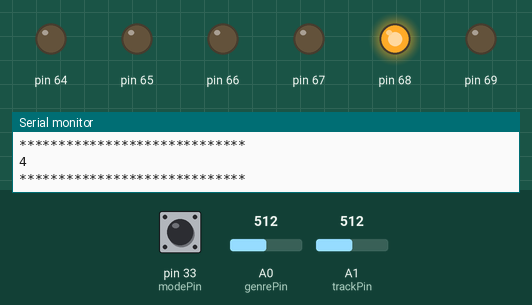
Simulated run of this sketch. Board: Arduino Mega 2560, built with avr-gcc and run on an emulated ATmega2560. On the bench: output pins drawn as LEDs (lit = HIGH), the last lines printed to the serial monitor. The test bench sets the inputs (shaded band); at power-on: A0 (genrePin) = 512, pin 33 (modePin) LOW, A1 (trackPin) = 512. The audio player accepts every command and is not drawn.

Above: at 1.7 s.
1.8 s: A0 (genrePin) set to 575
3.3 s: A0 (genrePin) set to 600
4.8 s: A0 (genrePin) set to 619
6.3 s: A0 (genrePin) set to 641
At 7.6 s:
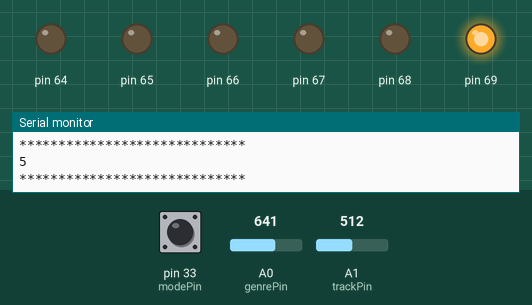
9.5 s: A0 (genrePin) set to 306
At 10.6 s:
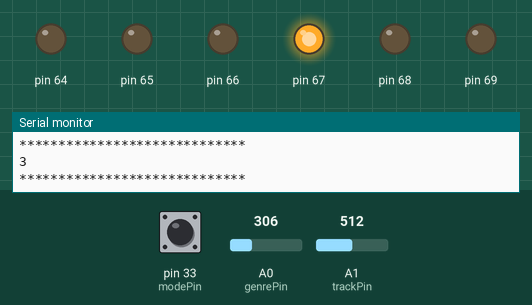
Timing chart, 0 to 12.2 s (numbered marks = the images above; inputs shaded):
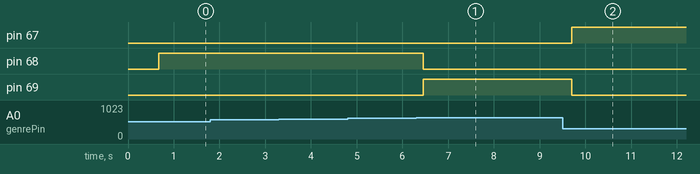

Measured:
- the behaviour switches between 625 and 626 on A0 (genrePin) (found by bisection; images 0 and 1)
- after the input at 3.3 s, every drawn part: stays the same
- after the input at 4.8 s, every drawn part: stays the same
- after the input at 6.3 s, pin 68: HIGH → LOW after 0.16 s; pin 69: LOW → HIGH after 0.16 s
- after the input at 9.5 s, pin 67: LOW → HIGH after 0.20 s; pin 69: HIGH → LOW after 0.20 s

The sketch:

gpio_expander_musicselector.ino
```cpp
#include <Wire.h>
#include "Adafruit_MCP23008.h"

#include "Arduino.h"
#include "SoftwareSerial.h"
#include "DFRobotDFPlayerMini.h"

// Uses Adafruit MCP23008 I/O expander

// Connect pin #1 of the expander to Analog 5 (i2c clock)
// Connect pin #2 of the expander to Analog 4 (i2c data)
// Connect pins #3, 4 and 5 of the expander to ground (address selection)
// Connect pin #6 and 18 of the expander to 5V (power and reset disable)
// Connect pin #9 of the expander to ground (common ground)
// Input #0 is on pin 10 so connect a button or switch from there to ground

// GPIO Expander
Adafruit_MCP23008 mcp;

// MP3 Player Com settings
SoftwareSerial mySoftwareSerial(10, 11); // RX, TX
DFRobotDFPlayerMini myDFPlayer;
void printDetail(uint8_t type, int value);
int dt = 50;
int modePin = 33; // debugging button
int genrePin = A0;
int trackPin = A1;
int mcpLED[] = {0, 1, 2, 3, 4, 5, 6, 7};
int ledPinCount = 7;

// debounce variables
unsigned long lastDebounceTime = 0;
unsigned long debounceDelay = 15;
unsigned long lastDebounceTimeGen = 0;
unsigned long debounceDelayGen = 150;

void setup() {

  // Initialize the IO Expander pins for LED Genre Indicator
  mcp.begin();      // use default address 0
  mcp.pullUp(0, HIGH);  // turn on a 100K pullup internally

  for (int i=0; i<= ledPinCount; i++) {
    mcp.pinMode(i, OUTPUT);
    mcp.digitalWrite(i, HIGH);
    //delay(1000);
    mcp.digitalWrite(i, LOW);
  }

  // Debugging button
  pinMode(modePin, INPUT);    // set digital pin 33 as input

  // Initialize DFPlayer Mini MP3 player
  mySoftwareSerial.begin(9600);
  Serial.begin(115200);
  Serial.println("Music Selector with Track Button and Genre Selector");

  Serial.println(F("Initializing DFPlayer ... (May take 3~5 seconds)"));

  while (!myDFPlayer.begin(mySoftwareSerial)) {  //Use softwareSerial to communicate with mp3.
    Serial.println(F("Unable to begin:"));
    Serial.println(F("1.Please recheck the connection!"));
    Serial.println(F("2.Please insert the SD card!"));
    if (myDFPlayer.available()) {
      printDetail(myDFPlayer.readType(), myDFPlayer.read()); //Print the detail message from DFPlayer to handle different errors and states.
    }
    delay(5000);
  }
  Serial.println(F("DFPlayer Mini online."));
  myDFPlayer.volume(10);  //Set volume value. From 0 to 30

} // setup


void loop() {

  static int buttonVal = LOW;
  static int playerState = 0;
  static int genreSensorValue = 0;
  static int trackSensorValue = 0;
  static int lastGenreSensorValue = 0;
  static int lastTrackSensorValue = 0;
  static int oldAI = 0;
  static int genre = 4;
  static int track = 0;

  // check the mode to get the folder
  buttonVal = digitalRead(modePin);
  genreSensorValue = analogRead(genrePin);

  if (abs(genreSensorValue - lastGenreSensorValue) > 0){
    lastDebounceTimeGen = millis();
  }

  if ((millis() - lastDebounceTimeGen) > debounceDelayGen) {

    if (abs(genreSensorValue - oldAI) > 50)// see if the value has changed?
    {
      oldAI = genreSensorValue;
      genre = (genreSensorValue/146)+1;

      Serial.println("*****************************");
      Serial.println(genre);
      Serial.println("*****************************");

      if (playerState != 0) {
        myDFPlayer.playFolder(genre,track);
      }

      // Update the indicator LED
      for (int i=0; i<= ledPinCount; i++) {
          mcp.digitalWrite(i, LOW);
      }
      mcp.digitalWrite(genre, HIGH);
    }
    //Serial.println(genreSensorValue);
  }
  // Check the buttons to get the track
  trackSensorValue = analogRead(trackPin);
  //Serial.println(trackSensorValue);
  if (abs(trackSensorValue - lastTrackSensorValue) > 5){
    lastDebounceTime = millis();
  }

  int buttonPress = -1;
  if ((millis() - lastDebounceTime) > debounceDelay) {
    int j = 0;
    if(trackSensorValue < 5) {
      buttonPress = -1;
    }
    else {
      while (1024/pow(2,j) > trackSensorValue) {
        j++;
      }
      //Serial.print("1024/2^j = ");
      //Serial.println(1024/pow(2,j));
      buttonPress = j-1;
    }
    //Serial.println(sensorValue);
    if (track != buttonPress && buttonPress >=0) {
      track = buttonPress;
      myDFPlayer.playFolder(genre,track);
      Serial.print("Sending Command: PlayFolder(");
      Serial.print(genre);
      Serial.print(", ");
      Serial.print(track);
      Serial.println(")");
      playerState = 1;
    }
  }

  lastGenreSensorValue = genreSensorValue;
  lastTrackSensorValue = trackSensorValue;

/*
  if (buttonVal == HIGH) {
    if (playerState == 0) {
      myDFPlayer.playFolder(2,3);  //play specific mp3 in SD:/2/003.mp3; Folder Name(1~99); File Name(1~255)
      Serial.println("Button State: HIGH");
      Serial.println("Beginning to play");
      playerState = 1;
      lightTimer = millis();
    }
    else {
      myDFPlayer.stop();  //stop playback
      Serial.println("Button State: HIGH");
      Serial.println("Time to Stop");
      playerState = 0;

    }
  }*/
  if (myDFPlayer.available()) {
    uint8_t type = myDFPlayer.readType();
    int value =  myDFPlayer.read();
    printDetail(type, value); //Print the detail message from DFPlayer to handle different errors and states.
    Serial.println(type);
    Serial.println(value);
    playerState = 0;
  }

  delay(dt);

} // loop()

void printDetail(uint8_t type, int value){
  switch (type) {
    case TimeOut:
      Serial.println(F("Time Out!"));
      break;
    case WrongStack:
      Serial.println(F("Stack Wrong!"));
      break;
    case DFPlayerCardInserted:
      Serial.println(F("Card Inserted!"));
      break;
    case DFPlayerCardRemoved:
      Serial.println(F("Card Removed!"));
      break;
    case DFPlayerCardOnline:
      Serial.println(F("Card Online!"));
      break;
    case DFPlayerUSBInserted:
      Serial.println("USB Inserted!");
      break;
    case DFPlayerUSBRemoved:
      Serial.println("USB Removed!");
      break;
    case DFPlayerPlayFinished:
      Serial.print(F("Number:"));
      Serial.print(value);
      Serial.println(F(" Play Finished!"));
      break;
    case DFPlayerError:
      Serial.print(F("DFPlayerError:"));
      switch (value) {
        case Busy:
          Serial.println(F("Card not found"));
          break;
        case Sleeping:
          Serial.println(F("Sleeping"));
          break;
        case SerialWrongStack:
          Serial.println(F("Get Wrong Stack"));
          break;
        case CheckSumNotMatch:
          Serial.println(F("Check Sum Not Match"));
          break;
        case FileIndexOut:
          Serial.println(F("File Index Out of Bound"));
          break;
        case FileMismatch:
          Serial.println(F("Cannot Find File"));
          break;
        case Advertise:
          Serial.println(F("In Advertise"));
          break;
        default:
          break;
      }
      break;
    default:
      break;
  }

} // printDetail()
```
